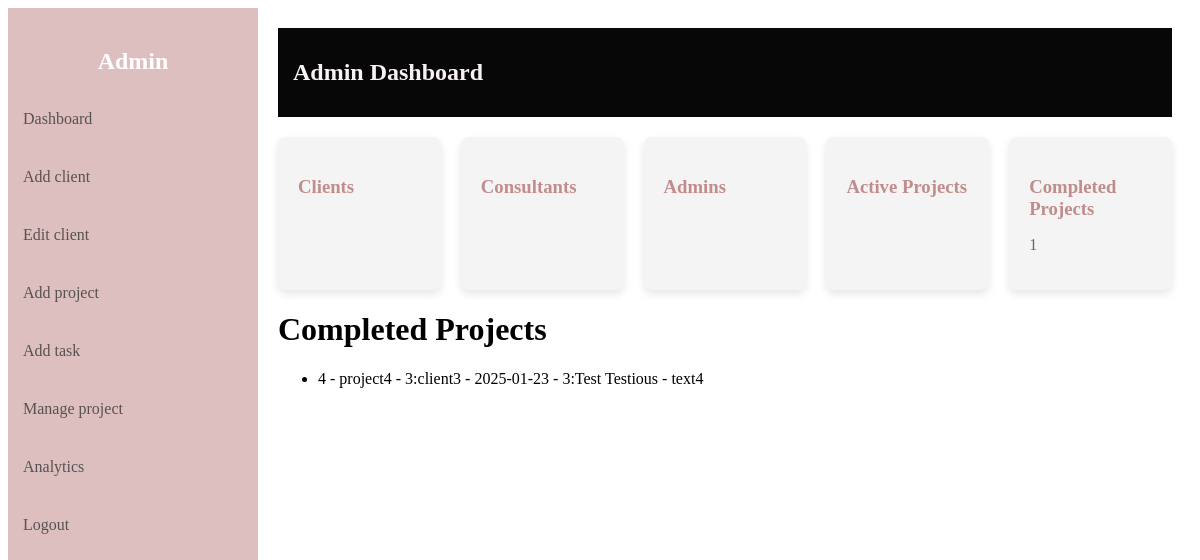
The app's page /completed/projects/list (signed in) with its own data.
### server.py (models this page shows)
class Project(db.Model):
    id = db.Column(db.Integer, primary_key=True)
    name = db.Column(db.String(150), nullable=False)
    client_id = db.Column(db.Integer, db.ForeignKey('client.id'), nullable=False)
    deadline = db.Column(db.Date, nullable=True)
    description = db.Column(db.String(500), nullable=True)
    status = db.Column(db.String(20), default="To Do", nullable=False)
    consultants = db.relationship('User', secondary=project_consultants, back_populates='projects')
    client = db.relationship('Client', back_populates='projects')
    tasks = db.relationship('Task', back_populates='project')
    __table_args__ = (
        CheckConstraint("status IN ('To Do', 'In Progress', 'Completed')", name="check_project_status"),
    )

class Client(db.Model):
    id = db.Column(db.Integer, primary_key=True)
    name = db.Column(db.String(150), nullable=False)
    email = db.Column(db.String(120), unique=True, nullable=False)
    phone = db.Column(db.String(10), unique=True, nullable=False)
    address = db.Column(db.String(200), nullable=False)
    ssn = db.Column(db.String(11), unique=True, nullable=False)
    postalcode = db.Column(db.String(10), nullable=False)
    notes = db.Column(db.String(500), nullable=True)
    consultant_id = db.Column(db.Integer, db.ForeignKey('user.id'), nullable=True)
    consultant = db.relationship('User', back_populates='clients')
    projects = db.relationship('Project', back_populates='client')

class User(UserMixin, db.Model):
    id = db.Column(db.Integer, primary_key=True)
    fullname = db.Column(db.String(150), nullable=False)
    username = db.Column(db.String(80), unique=True, nullable=False)
    email = db.Column(db.String(120), unique=True, nullable=False)
    phone = db.Column(db.String(10), unique=True, nullable=False)
    password = db.Column(db.String(200), nullable=False)
    role = db.Column(db.String(20), nullable=False, default='consultant')
    clients = db.relationship('Client', back_populates='consultant')
    projects = db.relationship('Project', secondary=project_consultants, back_populates='consultants')
    tasks = db.relationship('Task', back_populates='consultant')

### server.py (the view)
@app.route('/completed/projects/list')
@login_required
def completed_projects():
    if current_user.role != 'admin':
        return "Unauthorized", 403
    all_completed_projects = Project.query.filter_by(status='Completed').all()
    total_completed_projects = Project.query.filter_by(status='Completed').count()
    return render_template('completed_projects_list.html', completed_projects=all_completed_projects, total_completed_projects=total_completed_projects)

### server.py (called while the page is built)
@login_manager.user_loader
def load_user(user_id):
    return User.query.get(int(user_id))

### templates/completed_projects_list.html (shortened to what this page needs)
{% extends 'dashboard.html' %}
{% block content %}
    <h1>Completed Projects</h1>
        <ul>
            {% for completed_project in completed_projects %}
            <li>
                {{completed_project.id }} -
                {{ completed_project.name }} -
                {{ completed_project.client_id }}:{{ completed_project.client.name }} -
                {{ completed_project.deadline}} -
                {% if completed_project.consultants %}
                    {% for consultant in completed_project.consultants %}{{ consultant.id }}:{{ consultant.fullname }}{% if not loop.last %}, {% endif %}{% endfor %}
                {% else %}
                    No Consultant Assigned
                {% endif %} -
                {{ completed_project.description }}
            </li>
            {% else %}
            <li>No Projects available.</li>
            {% endfor %}
        </ul>
{% endblock %}

### records on screen
Project: id "4", name "project4", client_id "3", client.name "client3", deadline "2025-01-23", description "text4"
User: id "3", fullname "Test Testious"

### other values on screen
{{ total_completed_projects }} "1"
